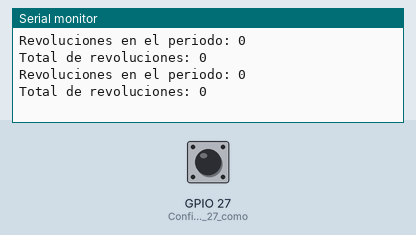
The sketch below on a simulated ESP32. On the bench: the last lines printed to the serial monitor. The test bench sets the inputs (shaded band); at power-on: GPIO 27 (Configura_el_pin_27_como) HIGH.

Above: at 1.2 s.
1.3 s: GPIO 27 (Configura_el_pin_27_como) pulled LOW for 0.15 s
At 1.46 s:
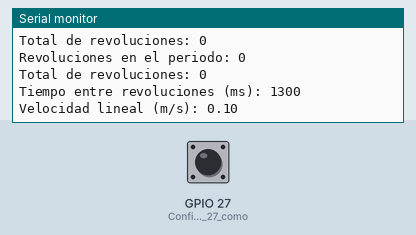
2.9 s: GPIO 27 (Configura_el_pin_27_como) pulled LOW for 1 s
At 3.4 s:
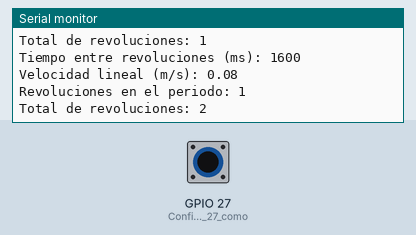
5.4 s: GPIO 27 (Configura_el_pin_27_como) pulled LOW for 0.15 s
At 5.9 s:
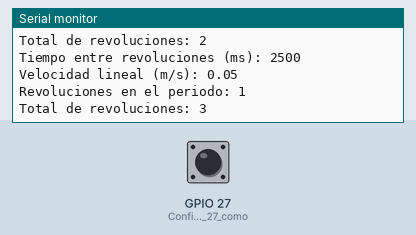
Timing chart, 0 to 8.4 s (numbered marks = the images above; inputs shaded):
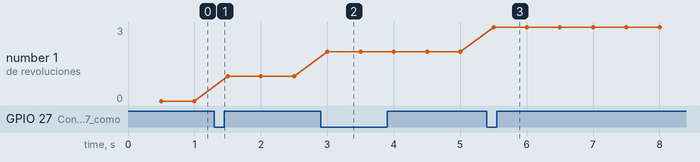

Measured:
- after the input at 1.3 s, the serial monitor: prints a new line at once (image 1)
- after the input at 2.9 s, the serial monitor: prints a new line at once (image 2)
- after the input at 5.4 s, the serial monitor: prints a new line at once (image 3)
- plotted number 1: 0 → 1 after the input at 1.3 s, 1 → 2 after the input at 2.9 s, 2 → 3 after the input at 5.4 s

The sketch:

sketch_may17a.ino
```cpp
int t_inicial = 500; // Periodo de medio segundo en milisegundos
int contador = 0;
int totalRevoluciones = 0; // Variable para almacenar el total de revoluciones
unsigned long tiempoAnterior = 0;
unsigned long tiempoUltimaRevolucion = 0;
bool estadoAnterior = HIGH; // Variable para almacenar el estado anterior del pin de entrada
const float radio = 0.03; // Radio de la trayectoria circular (en metros)

void setup() {
  pinMode(27, INPUT_PULLUP); // Configura el pin 27 como entrada con resistencia pull-up
  Serial.begin(9600); // Inicializa la comunicación serial a 9600 baudios
}

void loop() {
  unsigned long tiempoActual = millis(); // Almacena el tiempo actual

  // Cada un periodo imprime
  if (tiempoActual - tiempoAnterior >= t_inicial) { // Comprueba si ha pasado el periodo de tiempo
    Serial.print("Revoluciones en el periodo: ");
    Serial.println(contador); // Imprime el valor actual del contador en el puerto serie
    Serial.print("Total de revoluciones: ");
    Serial.println(totalRevoluciones); // Imprime el total de revoluciones en el puerto serie
    tiempoAnterior = tiempoActual; // Actualiza el tiempo actual
    contador = 0; // Reinicia el contador a 0 para empezar a contar de nuevo
  }

  bool estadoActual = digitalRead(27); // Lee el estado actual del pin de entrada

  if (estadoAnterior == HIGH && estadoActual == LOW) { // Detecta el flanco descendente (paso de HIGH a LOW)
    unsigned long tiempoEntreRevoluciones = tiempoActual - tiempoUltimaRevolucion; // Calcula el tiempo entre revoluciones
    tiempoUltimaRevolucion = tiempoActual; // Actualiza el tiempo de la última revolución

    // Calcula la velocidad lineal usando la fórmula v = (2 * 2.14 * r) / t
    float tiempoSegundos = tiempoEntreRevoluciones / 1000.0; // Convierte el tiempo a segundos
    float velocidadLineal = (2 * 2.14 * radio) / tiempoSegundos;

    // Imprime el tiempo entre revoluciones y la velocidad lineal en el puerto serie
    Serial.print("Tiempo entre revoluciones (ms): ");
    Serial.println(tiempoEntreRevoluciones);
    Serial.print("Velocidad lineal (m/s): ");
    Serial.println(velocidadLineal);

    contador++; // Incrementa el contador en 1
    totalRevoluciones++; // Incrementa el total de revoluciones en 1

    // Debounce usando delay corto
    delay(50); // Espera un corto período de tiempo para evitar falsas detecciones (ajusta según sea necesario)
  }

  estadoAnterior = estadoActual; // Actualiza el estado anterior
}
```
